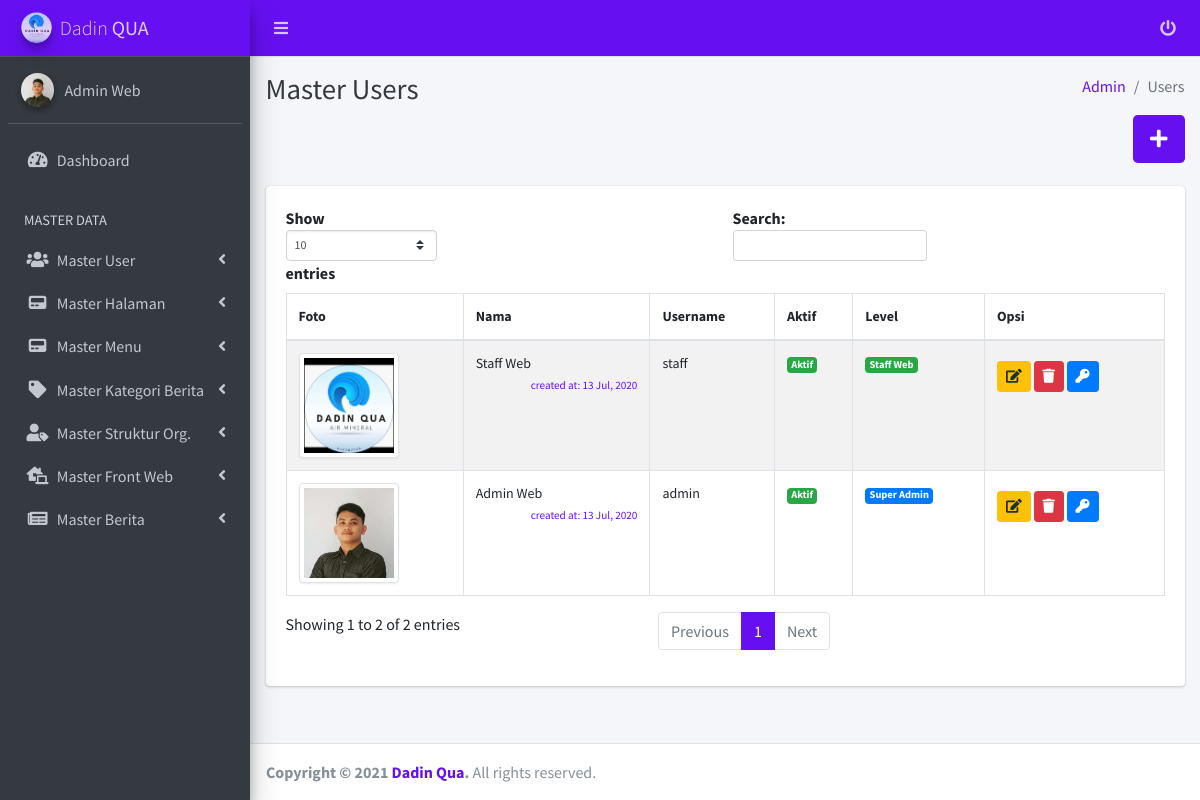
/manage/admin/users.php (signed in), run on the app's committed database.
### tables this page shows
CREATE TABLE `users` (
  `id` int(11) NOT NULL,
  `username` varchar(255) NOT NULL,
  `password` varchar(255) NOT NULL,
  `nama` varchar(255) NOT NULL,
  `level` int(11) NOT NULL,
  `aktif` int(11) NOT NULL,
  `email` varchar(255) NOT NULL,
  `foto` varchar(255) NOT NULL,
  `created_at` timestamp NOT NULL DEFAULT CURRENT_TIMESTAMP,
  `updated_at` datetime DEFAULT NULL
);

### manage/admin/users.php (the view, shortened to what this page needs)
<?php
require '../functions.php';
$q_pengguna = mysqli_query($conn, "SELECT * FROM users ORDER BY id DESC");
 ?>
<!DOCTYPE html>
<html lang="en">
<head>
  <?php include('inc_head.php'); ?>
</head>
<body class="hold-transition sidebar-mini accent-indigo">
<div class="wrapper">
  <?php include('inc_navbar.php'); ?>
  <?php include('inc_sidebar.php'); ?>
  <div class="content-wrapper">
    <div class="content-header">
      <div class="container-fluid">
        <div class="row mb-2">
          <div class="col-sm-6">
            <h1 class="m-0 text-dark">Master Users</h1>
          </div>
          <div class="col-sm-6">
            <ol class="breadcrumb float-sm-right">
              <li class="breadcrumb-item"><a href="#">Admin</a></li>
              <li class="breadcrumb-item active">Users</li>
            </ol>
          </div>
        </div>
        <div class="row mb-2">
        	<div class="col-sm-12 text-right">
        		<a href="users/add" class="btn bg-indigo btn-lg"><i class="fas fa-plus"></i></a>
        	</div>
        </div>
      </div>
    </div>
    <section class="content">
      <div class="container-fluid">
        <div class="row">
          <div class="col-12">
            <div class="card">
              <div class="card-body">
                <table id="example1" class="table table-bordered table-striped" style="font-size: 14px;">
                  <thead>
                  <tr>
                    <th>Foto</th>
                    <th>Nama</th>
                    <th>Username</th>
                    <th>Aktif</th>
                    <th>Level</th>
                    <th>Opsi</th>
                  </tr>
                  </thead>
                  <tbody>
                  <?php while($row = mysqli_fetch_assoc($q_pengguna)): ?>
                  <tr>
                    <td>
                      <?php
                      $foto = $row['foto'];
                       ?>
                      <div class="myLightbox">
                          <a class="" href="<?= get_profile_foto($foto); ?>"><img src="<?= get_profile_foto($foto); ?>" alt="<?= $foto; ?>" title="<?= $foto ?>"/ width="100" class="img-thumbnail"></a>
                      </div>
                    </td>
                    <td>
                      <?= $row['nama']; ?>
                      <br>
                      <div class="text-right">
                        <small class="text-indigo">
                          <?= "created at: ". date('d M, Y', strtotime($row['created_at'])); ?>
                        </small>
                      </div>
                    </td>
                    <td>
                      <?= $row['username']; ?>
                    </td>
                    <td>
                      <?php
                      echo get_status_galeri($row['aktif']);
                       ?>
                    </td>
                    <td>
                      <?php
                      echo get_level($row['level']);
                       ?>
                    </td>
                    <td>
                    	<a href="users/edit/<?= base64_encode($row['id']); ?>/" class="btn btn-sm btn-warning mt-2"><i class="fas fa-edit "></i></a>
                    	<a href="#" id="<?= $row['id']; ?>" class="btn btn-sm btn-danger btn_hapus mt-2"><i class="fas fa-trash"></i></a>
                      <a href="#" id="<?= $row['id']; ?>" class="btn btn-sm btn-primary btn_reset mt-2"><i class="fas fa-key"></i></a>
                    </td>
                  </tr>
              	<?php endwhile; ?>
                </table>
              </div>
            </div>
          </div>
        </div>
      </div>
    </section>
  </div>
  <?php include('inc_footer.php'); ?>
</div>
</body>
</html>

### manage/admin/inc_sidebar.php (shortened to what this page needs)
<aside class="main-sidebar sidebar-dark-indigo elevation-4">
    <a href="dashboard" class="brand-link navbar-indigo">
      <img src="../../assets/images/dadinqua.png" alt="Dadin Qua Logo" class="brand-image img-circle elevation-3"
           style="opacity: .8">
      <span class="brand-text font-weight-light ">Dadin <b>QUA</b></span>
    </a>
    <div class="sidebar">
      <div class="user-panel mt-3 pb-3 mb-3 d-flex">
        <div class="image">
          <img src="<?= get_profile_foto($user_data['foto']); ?>" class="img-circle elevation-2" alt="User Image">
        </div>
        <div class="info">
          <a href="#" class="d-block"><?= $user_data['nama']; ?></a>
        </div>
      </div>
      <nav class="mt-2">
        <ul class="nav nav-pills nav-sidebar flex-column" data-widget="treeview" role="menu" data-accordion="false">
          <li class="nav-item">
            <a href="dashboard" class="nav-link <?= active('dashboard'); ?>">
              <i class="nav-icon fas fa-tachometer-alt"></i>
              <p>
                Dashboard
              </p>
            </a>
          </li>
          <li class="nav-header">MASTER DATA</li>
          <li class="nav-item has-treeview <?= active('users', true); ?>">
            <a href="#" class="nav-link <?= active('users'); ?>">
              <i class="nav-icon fas fa-users"></i>
              <p>
                Master User
                <i class="right fas fa-angle-left"></i>
              </p>
            </a>
          </li>
          <li class="nav-item has-treeview <?= active('pages', true); ?>">
            <a href="#" class="nav-link <?= active('pages'); ?>">
              <i class="nav-icon fas fa-pager"></i>
              <p>
                Master Halaman
                <i class="right fas fa-angle-left"></i>
              </p>
            </a>
          </li>
          <li class="nav-item has-treeview <?= active('menu', true); ?>">
            <a href="#" class="nav-link <?= active('menu'); ?>">
              <i class="nav-icon fas fa-pager"></i>
              <p>
                Master Menu
                <i class="right fas fa-angle-left"></i>
              </p>
            </a>
          </li>
          <li class="nav-item has-treeview <?= active('kategori', true); ?>">
            <a href="#" class="nav-link <?= active('kategori'); ?>">
              <i class="nav-icon fas fa-tag"></i>
              <p>
                Master Kategori Berita
                <i class="right fas fa-angle-left"></i>
              </p>
            </a>
          </li>
          <li class="nav-item has-treeview <?= active('member', true); ?>">
            <a href="#" class="nav-link <?= active('member'); ?>">
              <i class="nav-icon fas fa-user-tag"></i>
              <p>
                Master Struktur Org.
                <i class="right fas fa-angle-left"></i>
              </p>
            </a>
          </li>
          <li class="nav-item has-treeview <?= active('galeri', true); ?> <?= active('dirpolairud', true); ?> <?= active('kontak', true); ?> <?= active('faq', true); ?>">
            <a href="#" class="nav-link <?= active('galeri'); ?> <?= active('dirpolairud'); ?> <?= active('kontak'); ?> <?= active('faq'); ?>">
              <i class="nav-icon fas fa-laptop-house"></i>
              <p>
                Master Front Web
                <i class="right fas fa-angle-left"></i>
              </p>
            </a>
          </li>
          <li class="nav-item has-treeview <?= active('berita', true); ?>">
            <a href="#" class="nav-link <?= active('berita'); ?>">
              <i class="nav-icon fas fa-newspaper"></i>
              <p>
                Master Berita
                <i class="right fas fa-angle-left"></i>
              </p>
            </a>
          </li>
        </ul>
      </nav>
    </div>
  </aside>

### manage/functions.php (shortened to what this page needs)
<?php
function get_status_galeri($status){
	switch ($status) {
		case '1':
			return "<span class='badge badge-success'>Aktif</span>";
			break;
	}
}
function get_level($level){
	switch ($level) {
		case '1':
			return "<span class='badge badge-primary'>Super Admin</span>";
			break;
		case '2':
			return "<span class='badge badge-success'>Staff Web</span>";
			break;
	}
}
function active($currect_page, $open = false){
  $url_array =  explode('/', $_SERVER['REQUEST_URI']) ;
  $url = end($url_array);
  if($currect_page == $url){
      if ($open == true) {
        echo 'active menu-open';
      }else{
        echo 'active';
      }
  }
}
function get_profile_foto($foto) {
	if ($foto == '') {
		$foto = '../upload/default_photo.jpg';
		return $foto;
	}else{
		$foto = '../upload/'.$foto;
		return $foto;
	}
}
?>

### data on the page
users: foto (picture), nama "Admin Web", shows a picture, created_at "13 Jul, 2020", username "admin", aktif "Aktif", level "Super Admin"
users: shows a picture, nama "Staff Web", created_at "13 Jul, 2020", username "staff", aktif "Aktif", level "Staff Web"
